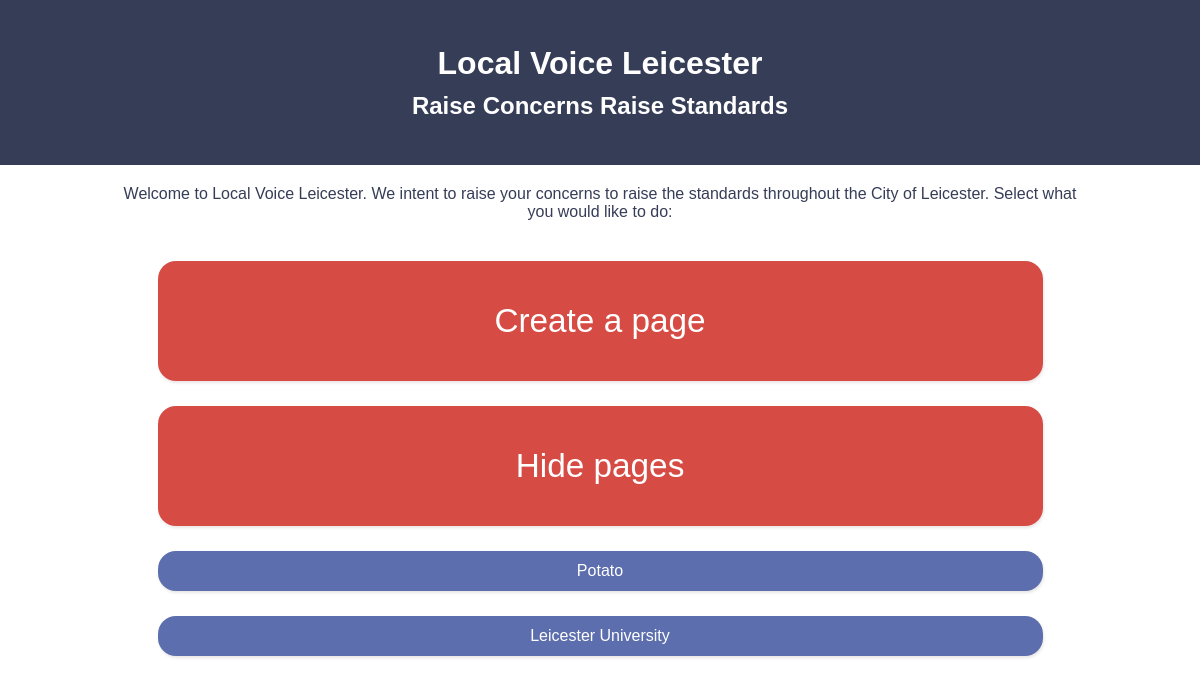
The app's page /all_pages, older data.
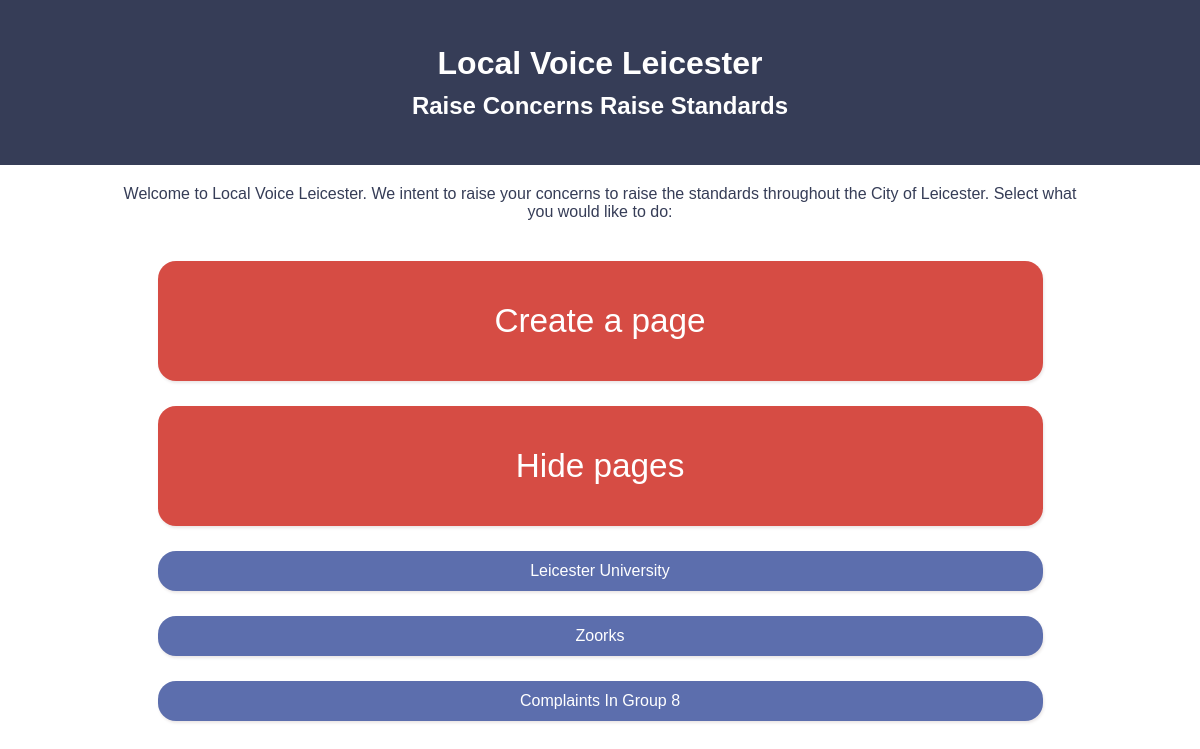
The same page, newer data.
### code/main.py (models this page shows)
class Page(db.Model):
    name = db.Column(db.String, primary_key=True)
    description = db.Column(db.String)

### code/main.py (the view)
@app.route("/all_pages", methods=["GET"])
def site_all_page_viewing():
    pages = Page.query.all()
    page_names = [(page.name.title(), page.name.replace(" ", "-").lower()) for page in pages]
    return render_template("all_pages.html", page_names=page_names)

### code/templates/all_pages.html (shortened to what this page needs)
<html lang="en">
<head>
    <link rel="stylesheet" type="text/css" href="/static/styles.css">
</head>
<body>
    <header>
        <h1> Local Voice Leicester </h1>
        <h2> Raise Concerns Raise Standards </h2>
    </header>
    <main>
        <article class="blurb">
            <p> Welcome to Local Voice Leicester.
                We intent to raise your concerns to raise the standards throughout the City of Leicester.
                Select what you would like to do:
            </p>
        </article>
        <section class="menu-btn-section">
            <a href="/page_creation">
                <button class="menu-btn"> Create a page </button>
            </a>
        </section>
        <section class="menu-btn-section">
            <a href="/">
                <button class="menu-btn"> Hide pages </button>
            </a>
        </section>
        {% for page in page_names %}
        <section class="menu-btn-section">
            <a href="/pages/{{page[1]}}?return_to_index=true">
                <button class="small-menu-btn"> {{page[0]}} </button>
            </a>
        </section>
        {% endfor %}
    </main>
</body>
</html>
</body>
</html>

### code/static/styles.css (style rules this page uses)
:root { --navy-blue: #363D57; --tomato-red: #F55A51; --darker-red: #D64C44; --light-grey: #f4f4f4; --blue: #5C6EAD; }
* { margin: 0; font-family:'Trebuchet MS', 'Lucida Sans Unicode', 'Lucida Grande', 'Lucida Sans', Arial, sans-serif; }
header { padding: 40px; text-align: center; background-color: var(--navy-blue); }
body { display: grid; flex-direction: column; height: 100vh; grid-template-rows: auto 1fr auto; color: var(--navy-blue); }
h1, h2 { color: white; padding: 5px; }
article { text-align: center; padding: 0px 10% 30px; position: relative; }
section { margin: 10px 10px 25px; }
.menu-btn { width: 75%; height: 15vh; background-color: var(--darker-red); border-color: transparent; border-radius: 18px; color: white; font-size: 25pt; padding: 8px; box-shadow: 1px 2px 3px rgba(50,1,1, 0.1) }
.blurb { margin-top: 20px; }
.small-menu-btn { width: 75%; height: 5vh; background-color: var(--blue); border-color: transparent; border-radius: 18px; color: white; font-size: 12pt; padding: 8px; box-shadow: 1px 2px 3px rgba(50,1,1, 0.1) }
.menu-btn-section { text-align: center; }

Row changes from the older to the newer data that the page shows:
removed Page: name "Potato"
added Page: name "Zoorks"
added Page: name "Complaints In Group 8"
